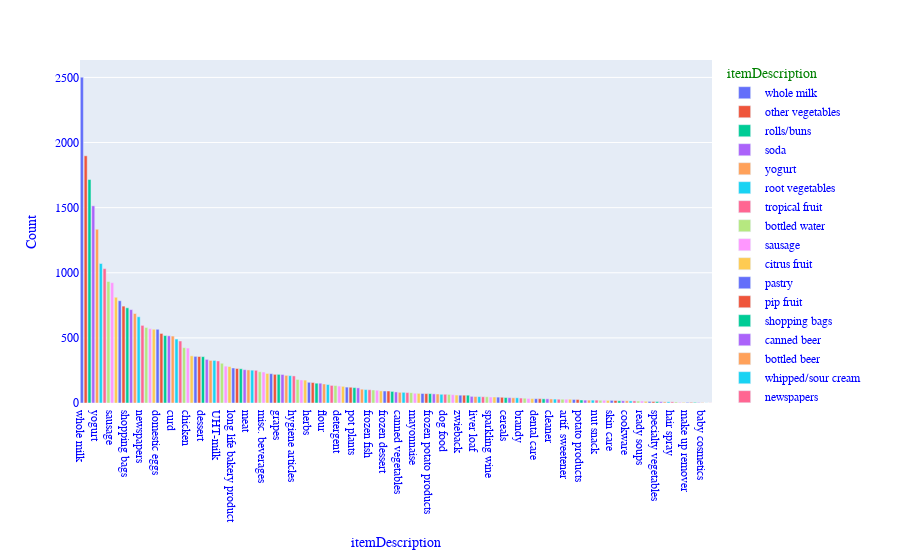

Source (notebook cell):
### Code cell
bar_plot(data, 'itemDescription')
